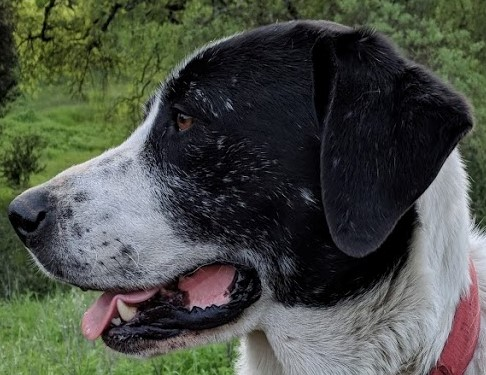
#> input picture OpenCV/DATA/sammy_face.jpg, 486 x 375 px
$ python edge_detection.py
#> lines starting #> are read from the running program, lines starting #| are printed output that depends on the picture; after the words box and inside, x2 and y2 are one past the last pixel; in counts of white or black regions, pixels touching at a corner belong together
import cv2
import numpy as np
import matplotlib.pyplot as plt

img = cv2.imread("../DATA/sammy_face.jpg")
#> img is the input picture: shape (375, 486, 3); mean B, G, R 70, 78.7, 74.2
med_val = np.median(img)
#> med_val = 64


# sets the lower to 0 or 70% of median value, whichever is greater
lower = int(max(0, 0.7*med_val))
#> lower = 44
# sets the upper to 255 or 130% of median value, whichever is smaller
upper = int(min(255, 1.3*med_val))
#> upper = 83

blurred_img = cv2.blur(img, ksize=(5, 5))
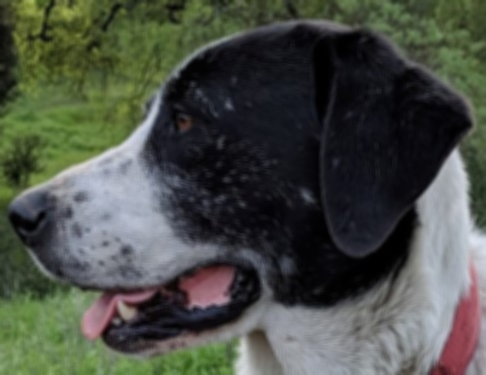
#> blurred_img: shape (375, 486, 3); mean B, G, R 70, 78.7, 74.2
edges = cv2.Canny(blurred_img, threshold1=lower, threshold2=upper)
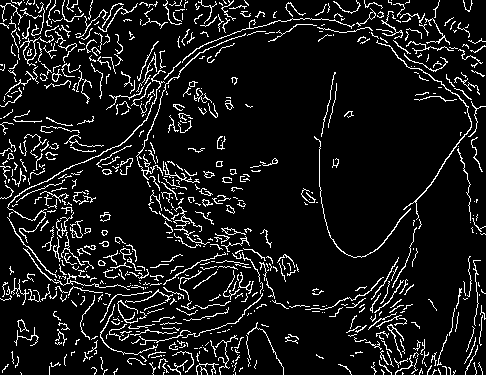
#> edges: shape (375, 486); 9.4% white in thin lines or dots
plt.imshow(edges)
plt.show()

$ run again, with OpenCV/DATA/00-puppy.jpg copied over OpenCV/DATA/sammy_face.jpg
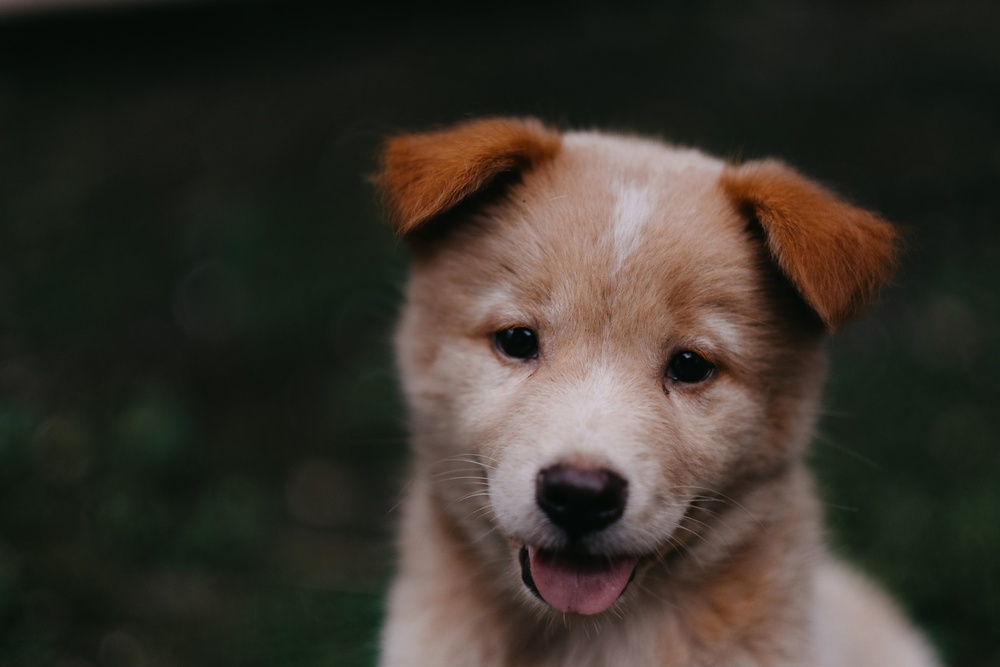
#> input picture OpenCV/DATA/00-puppy.jpg, 1000 x 667 px, shrunk from 1950 x 1300 before the run
#> img is the input picture: shape (667, 1000, 3); mean B, G, R 43.8, 51.8, 57.3
#> med_val = 27
#> lower = 18
#> upper = 35
#> `edges = cv2.Canny(blurred_img, threshold1=lower, threshold2=upper)`:
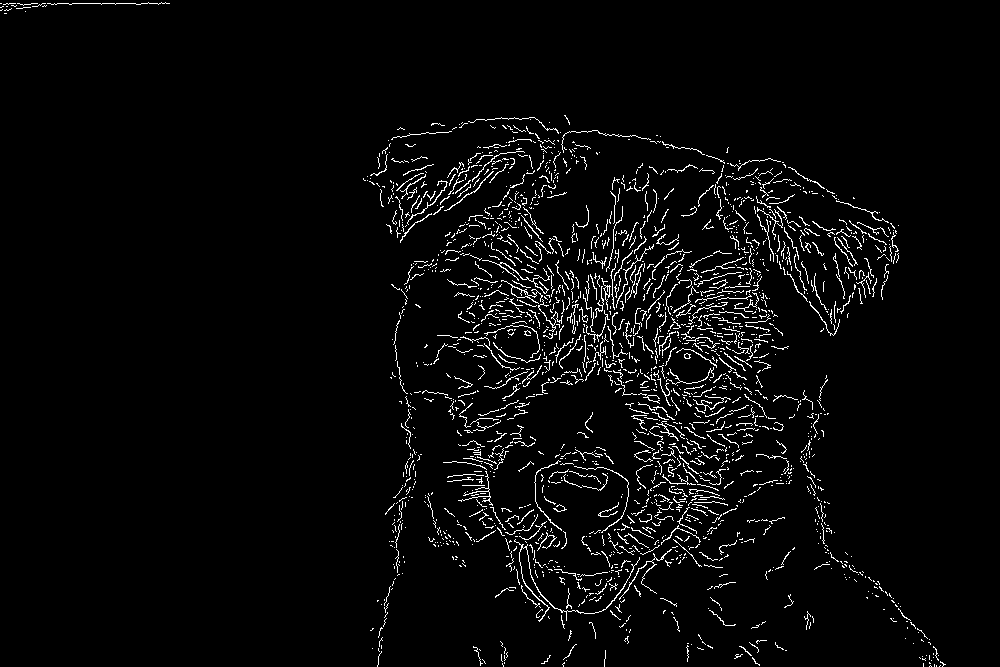
#> edges: shape (667, 1000); 3.4% white in thin lines or dots

$ run again, with OpenCV/DATA/Denis_Mukwege.jpg copied over OpenCV/DATA/sammy_face.jpg
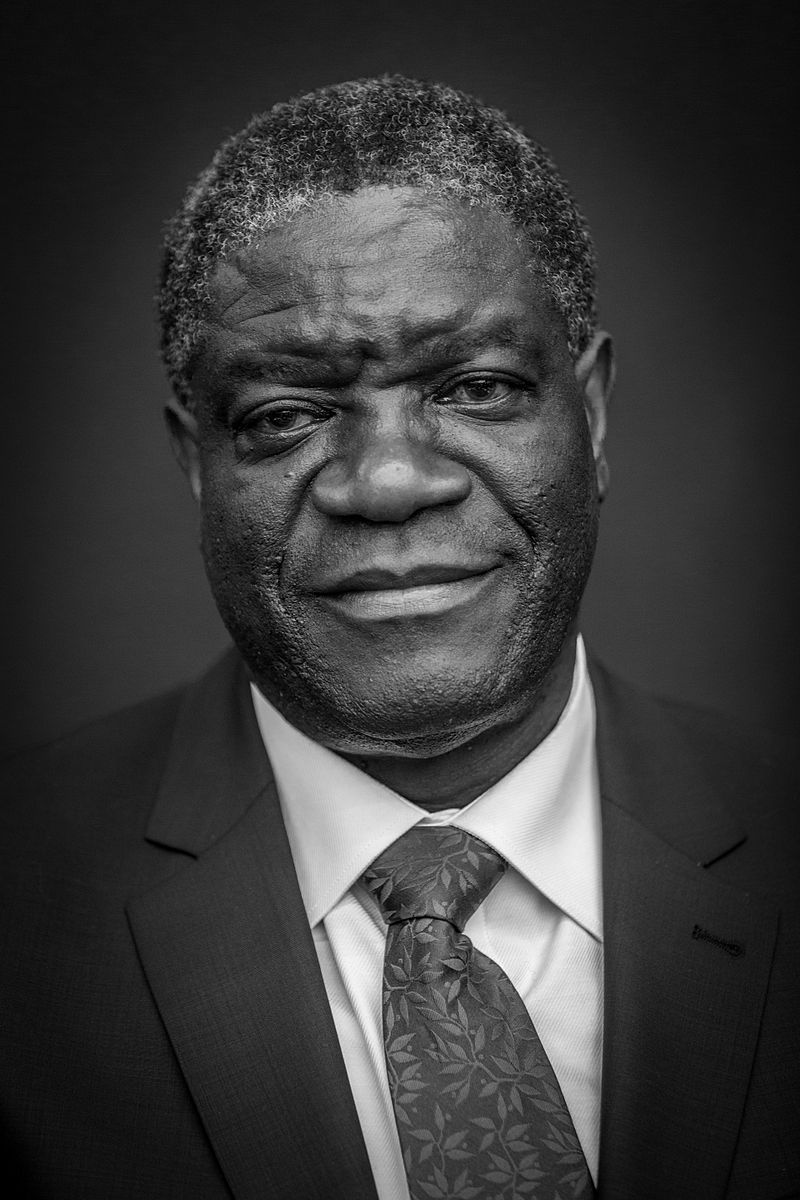
#> input picture OpenCV/DATA/Denis_Mukwege.jpg, 800 x 1200 px
#> img is the input picture: shape (1200, 800, 3); min 0, max 255, mean 58.8
#> med_val = 43
#> lower = 30
#> upper = 55
#> `edges = cv2.Canny(blurred_img, threshold1=lower, threshold2=upper)`:
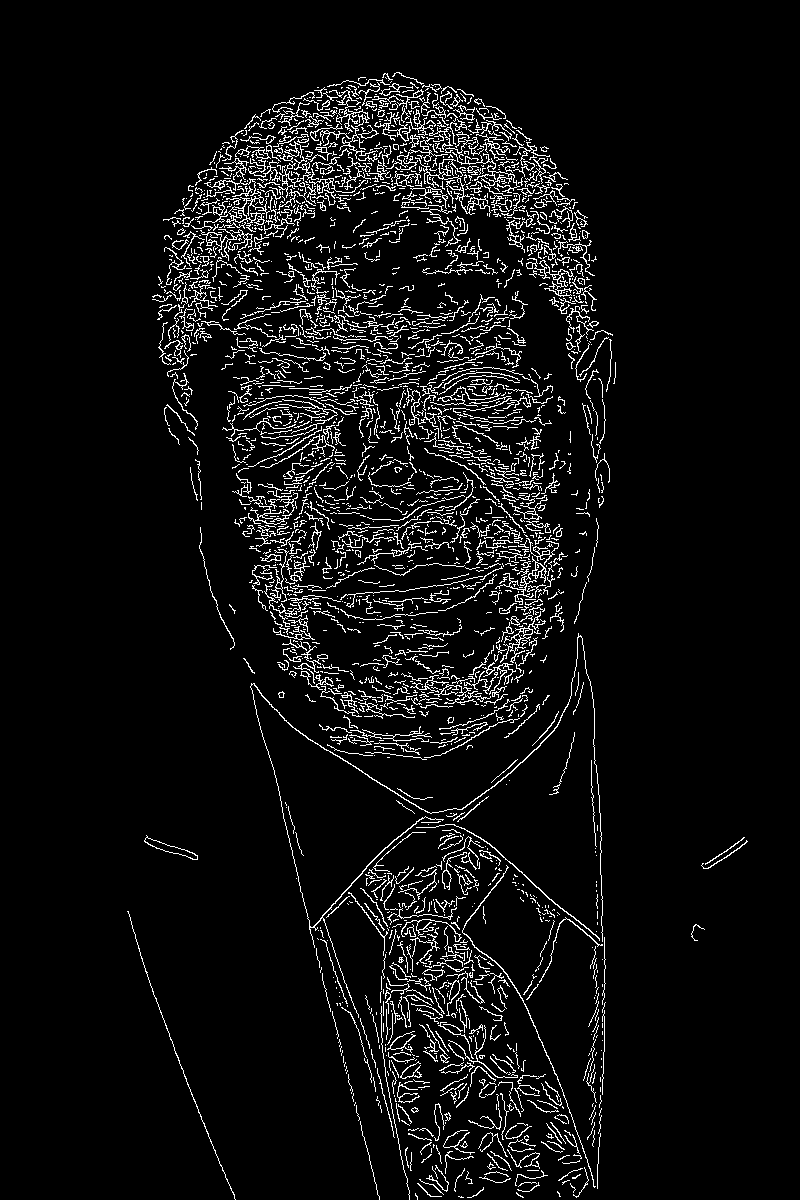
#> edges: shape (1200, 800); 6% white in thin lines or dots, all inside (x1, y1, x2, y2) = (127, 72, 748, 1200)

$ run again, with OpenCV/DATA/Nadia_Murad.jpg copied over OpenCV/DATA/sammy_face.jpg
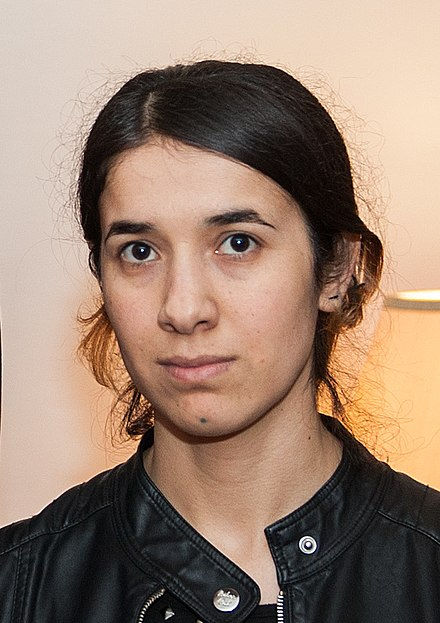
#> input picture OpenCV/DATA/Nadia_Murad.jpg, 440 x 623 px
#> img is the input picture: shape (623, 440, 3); mean B, G, R 112.7, 129.2, 153.8
#> med_val = 151
#> lower = 105
#> upper = 196
#> `blurred_img = cv2.blur(img, ksize=(5, 5))`:
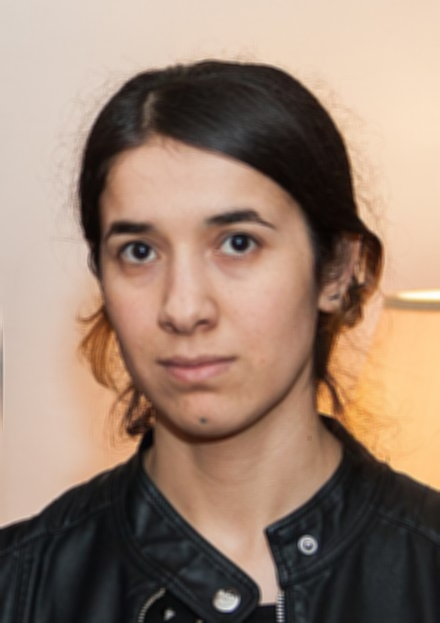
#> blurred_img: shape (623, 440, 3); mean B, G, R 112.7, 129.3, 153.8
#> `edges = cv2.Canny(blurred_img, threshold1=lower, threshold2=upper)`:
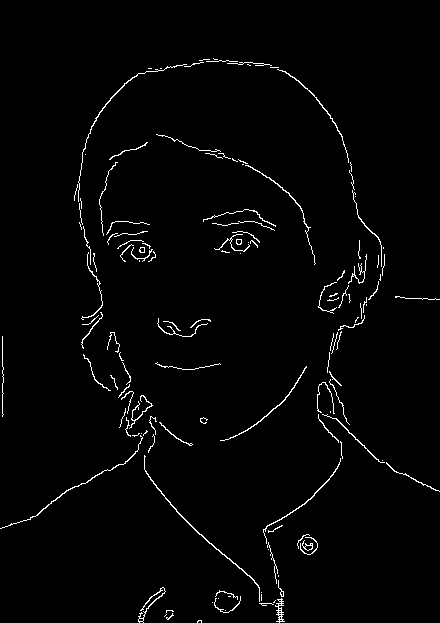
#> edges: shape (623, 440); 1.9% white in thin lines or dots
